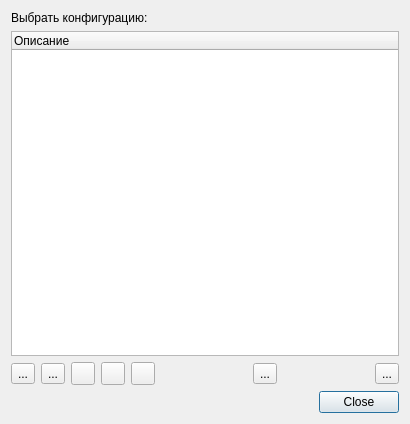
<?xml version="1.0" encoding="UTF-8"?>
<ui version="4.0">
 <class>ConfigurationsDialog</class>
 <widget class="QDialog" name="ConfigurationsDialog">
  <property name="geometry">
   <rect>
    <x>0</x>
    <y>0</y>
    <width>410</width>
    <height>424</height>
   </rect>
  </property>
  <property name="font">
   <font>
    <family>Liberation Sans</family>
    <pointsize>9</pointsize>
   </font>
  </property>
  <property name="windowTitle">
   <string>Конфигурации</string>
  </property>
  <layout class="QVBoxLayout" name="verticalLayout_2">
   <item>
    <widget class="QWidget" name="widget" native="true">
     <layout class="QVBoxLayout" name="verticalLayout">
      <property name="leftMargin">
       <number>0</number>
      </property>
      <property name="topMargin">
       <number>0</number>
      </property>
      <property name="rightMargin">
       <number>0</number>
      </property>
      <property name="bottomMargin">
       <number>0</number>
      </property>
      <item>
       <widget class="QLabel" name="description">
        <property name="text">
         <string>Выбрать конфигурацию:</string>
        </property>
       </widget>
      </item>
      <item>
       <widget class="QTreeWidget" name="configurationsTree">
        <property name="toolTip">
         <string>Список конфигураций</string>
        </property>
        <property name="indentation">
         <number>5</number>
        </property>
        <property name="allColumnsShowFocus">
         <bool>true</bool>
        </property>
        <property name="columnCount">
         <number>1</number>
        </property>
        <attribute name="headerMinimumSectionSize">
         <number>5</number>
        </attribute>
        <column>
         <property name="text">
          <string>Описание</string>
         </property>
        </column>
       </widget>
      </item>
     </layout>
    </widget>
   </item>
   <item>
    <layout class="QHBoxLayout" name="configurationsControl">
     <item>
      <widget class="QToolButton" name="configurationSave">
       <property name="toolTip">
        <string>Сохранить как конфигурацию</string>
       </property>
       <property name="text">
        <string>...</string>
       </property>
       <property name="icon">
        <iconset resource="../resources/res.qrc">
         <normaloff>:/create.png</normaloff>:/create.png</iconset>
       </property>
       <property name="iconSize">
        <size>
         <width>16</width>
         <height>16</height>
        </size>
       </property>
      </widget>
     </item>
     <item>
      <widget class="QToolButton" name="configurationUpdate">
       <property name="toolTip">
        <string>Обновить конфигурацию</string>
       </property>
       <property name="text">
        <string>...</string>
       </property>
       <property name="icon">
        <iconset resource="../resources/res.qrc">
         <normaloff>:/recycle.png</normaloff>:/recycle.png</iconset>
       </property>
       <property name="iconSize">
        <size>
         <width>16</width>
         <height>16</height>
        </size>
       </property>
      </widget>
     </item>
     <item>
      <widget class="QToolButton" name="configurationEdit">
       <property name="toolTip">
        <string>Редакт. конфигурацию</string>
       </property>
       <property name="text">
        <string/>
       </property>
       <property name="icon">
        <iconset resource="../resources/res.qrc">
         <normaloff>:/edit.png</normaloff>:/edit.png</iconset>
       </property>
      </widget>
     </item>
     <item>
      <widget class="QToolButton" name="configurationExport">
       <property name="toolTip">
        <string>Экспорт конфигурации</string>
       </property>
       <property name="text">
        <string/>
       </property>
       <property name="icon">
        <iconset resource="../resources/res.qrc">
         <normaloff>:/export.png</normaloff>:/export.png</iconset>
       </property>
      </widget>
     </item>
     <item>
      <widget class="QToolButton" name="configurationImport">
       <property name="toolTip">
        <string>Импорт конфигурации</string>
       </property>
       <property name="text">
        <string/>
       </property>
       <property name="icon">
        <iconset resource="../resources/res.qrc">
         <normaloff>:/import.png</normaloff>:/import.png</iconset>
       </property>
      </widget>
     </item>
     <item>
      <spacer name="horizontalSpacer">
       <property name="orientation">
        <enum>Qt::Horizontal</enum>
       </property>
       <property name="sizeHint" stdset="0">
        <size>
         <width>40</width>
         <height>20</height>
        </size>
       </property>
      </spacer>
     </item>
     <item>
      <widget class="QToolButton" name="configurationDelete">
       <property name="toolTip">
        <string>Удалить конфигурацию</string>
       </property>
       <property name="text">
        <string>...</string>
       </property>
       <property name="icon">
        <iconset resource="../resources/res.qrc">
         <normaloff>:/bin.png</normaloff>:/bin.png</iconset>
       </property>
       <property name="iconSize">
        <size>
         <width>16</width>
         <height>16</height>
        </size>
       </property>
      </widget>
     </item>
     <item>
      <spacer name="horizontalSpacer_2">
       <property name="orientation">
        <enum>Qt::Horizontal</enum>
       </property>
       <property name="sizeHint" stdset="0">
        <size>
         <width>40</width>
         <height>20</height>
        </size>
       </property>
      </spacer>
     </item>
     <item>
      <widget class="QToolButton" name="configurationLoad">
       <property name="toolTip">
        <string>Загрузить конфигурацию</string>
       </property>
       <property name="text">
        <string>...</string>
       </property>
       <property name="icon">
        <iconset resource="../resources/res.qrc">
         <normaloff>:/load.png</normaloff>:/load.png</iconset>
       </property>
       <property name="iconSize">
        <size>
         <width>16</width>
         <height>16</height>
        </size>
       </property>
      </widget>
     </item>
    </layout>
   </item>
   <item>
    <widget class="QDialogButtonBox" name="buttonBox">
     <property name="orientation">
      <enum>Qt::Horizontal</enum>
     </property>
     <property name="standardButtons">
      <set>QDialogButtonBox::Close</set>
     </property>
    </widget>
   </item>
  </layout>
 </widget>
 <resources>
  <include location="../resources/res.qrc"/>
 </resources>
 <connections>
  <connection>
   <sender>buttonBox</sender>
   <signal>accepted()</signal>
   <receiver>ConfigurationsDialog</receiver>
   <slot>accept()</slot>
   <hints>
    <hint type="sourcelabel">
     <x>248</x>
     <y>254</y>
    </hint>
    <hint type="destinationlabel">
     <x>157</x>
     <y>274</y>
    </hint>
   </hints>
  </connection>
  <connection>
   <sender>buttonBox</sender>
   <signal>rejected()</signal>
   <receiver>ConfigurationsDialog</receiver>
   <slot>reject()</slot>
   <hints>
    <hint type="sourcelabel">
     <x>316</x>
     <y>260</y>
    </hint>
    <hint type="destinationlabel">
     <x>286</x>
     <y>274</y>
    </hint>
   </hints>
  </connection>
 </connections>
</ui>
